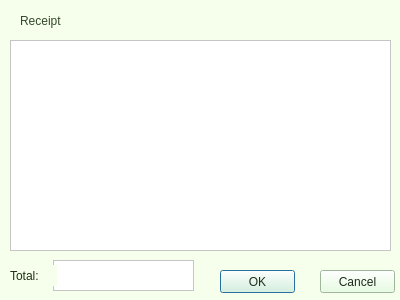
<?xml version="1.0" encoding="UTF-8"?>
<ui version="4.0">
 <class>Dialog</class>
 <widget class="QDialog" name="Dialog">
  <property name="geometry">
   <rect>
    <x>0</x>
    <y>0</y>
    <width>400</width>
    <height>300</height>
   </rect>
  </property>
  <property name="windowTitle">
   <string>Dialog</string>
  </property>
  <property name="styleSheet">
   <string notr="true">background-color: rgb(246, 255, 235);</string>
  </property>
  <widget class="QTableView" name="receipt">
   <property name="geometry">
    <rect>
     <x>10</x>
     <y>40</y>
     <width>381</width>
     <height>211</height>
    </rect>
   </property>
   <property name="styleSheet">
    <string notr="true">background-color:rgb(255, 255, 255);
color: rgb(30, 43, 26);</string>
   </property>
  </widget>
  <widget class="QPushButton" name="validate_purchase">
   <property name="geometry">
    <rect>
     <x>220</x>
     <y>270</y>
     <width>75</width>
     <height>23</height>
    </rect>
   </property>
   <property name="styleSheet">
    <string notr="true">background-color: rgb(224, 255, 219);
color: rgb(31, 47, 25);</string>
   </property>
   <property name="text">
    <string>OK</string>
   </property>
  </widget>
  <widget class="QPushButton" name="cancel_purchase">
   <property name="geometry">
    <rect>
     <x>320</x>
     <y>270</y>
     <width>75</width>
     <height>23</height>
    </rect>
   </property>
   <property name="styleSheet">
    <string notr="true">color: rgb(30, 43, 26);
background-color: rgb(224, 255, 219);</string>
   </property>
   <property name="text">
    <string>Cancel</string>
   </property>
  </widget>
  <widget class="QPlainTextEdit" name="total">
   <property name="geometry">
    <rect>
     <x>53</x>
     <y>260</y>
     <width>141</width>
     <height>31</height>
    </rect>
   </property>
   <property name="styleSheet">
    <string notr="true">background-color: rgb(255, 255, 255);
color: rgb(30, 43, 26);</string>
   </property>
   <property name="readOnly">
    <bool>true</bool>
   </property>
  </widget>
  <widget class="QLabel" name="label">
   <property name="geometry">
    <rect>
     <x>10</x>
     <y>265</y>
     <width>47</width>
     <height>21</height>
    </rect>
   </property>
   <property name="styleSheet">
    <string notr="true">color: rgb(34, 48, 23);</string>
   </property>
   <property name="text">
    <string>Total:</string>
   </property>
  </widget>
  <widget class="QLabel" name="label_2">
   <property name="geometry">
    <rect>
     <x>20</x>
     <y>10</y>
     <width>51</width>
     <height>21</height>
    </rect>
   </property>
   <property name="styleSheet">
    <string notr="true">color: rgb(51, 71, 45);</string>
   </property>
   <property name="text">
    <string>Receipt</string>
   </property>
  </widget>
 </widget>
 <resources/>
 <connections/>
</ui>
